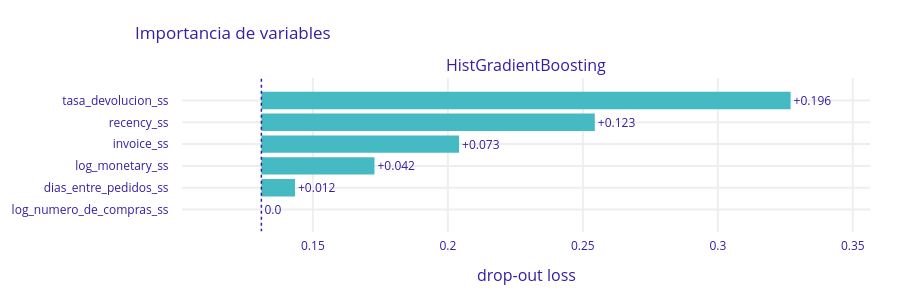

Notebook source saved alongside this figure:
### Markdown cell above
#### Global

### Code cell
# ============================================================
# CREAR EL EXPLAINER
# ============================================================

import joblib
import dalex as dx

# Cargamos el modelo desde el disco
modelo_final = joblib.load('modelo_random_search.pkl')

explainer = dx.Explainer(
    model  = modelo_final.best_estimator_.named_steps['algoritmo'],
    data   = val_x,
    y      = val_y.astype(float),
    label  = 'HistGradientBoosting'
)

# ============================================================
# GLOBAL — importancia de variables (para la presentación)
# ============================================================

vi = explainer.model_parts()
vi.plot(title='Importancia de variables')

### Figure 1 — Plotly figure (JSON) as saved in the notebook; plotly's stock layout.template omitted (floating-point values rounded to 4 significant figures)
{"data": [{"base": 0.1309, "hoverinfo": "text", "hoverlabel": {"bgcolor": "rgba(0,0,0,0.8)"}, "hovertext": ["Model: HistGradientBoosting loss after<br>variable: tasa_devolucion_ss is permuted: 0.327<br>Drop-out loss change: +0.196", "Model: HistGradientBoosting loss after<br>variable: recency_ss is permuted: 0.254<br>Drop-out loss change: +0.123", "Model: HistGradientBoosting loss after<br>variable: invoice_ss is permuted: 0.204<br>Drop-out loss change: +0.073", "Model: HistGradientBoosting loss after<br>variable: log_monetary_ss is permuted: 0.173<br>Drop-out loss change: +0.042", "Model: HistGradientBoosting loss after<br>variable: dias_entre_pedidos_ss is permuted: 0.143<br>Drop-out loss change: +0.012", "Model: HistGradientBoosting loss after<br>variable: log_numero_de_compras_ss is permuted: 0.131<br>Drop-out loss change: -0.0"], "marker": {"color": "#46bac2"}, "orientation": "h", "showlegend": false, "text": ["+0.196", "+0.123", "+0.073", "+0.042", "+0.012", "0.0"], "textposition": "outside", "type": "bar", "x": [0.196, 0.1235, 0.07322, 0.04189, 0.01244, 0], "xaxis": "x", "y": ["tasa_devolucion_ss", "recency_ss", "invoice_ss", "log_monetary_ss", "dias_entre_pedidos_ss", "log_numero_de_compras_ss"], "yaxis": "y"}], "layout": {"annotations": [{"font": {"size": 16}, "showarrow": false, "text": "HistGradientBoosting", "x": 0.5, "xanchor": "center", "xref": "paper", "y": 1, "yanchor": "bottom", "yref": "paper"}, {"font": {"size": 16}, "showarrow": false, "text": "drop-out loss", "x": 0.5, "xanchor": "center", "xref": "paper", "y": 0, "yanchor": "top", "yref": "paper", "yshift": -30}], "font": {"color": "#371ea3"}, "height": 303, "margin": {"b": 71, "r": 30, "t": 78}, "shapes": [{"line": {"color": "#371ea3", "dash": "dot", "width": 1.5}, "type": "line", "x0": 0.1309, "x1": 0.1309, "xref": "x", "y0": -1, "y1": 6, "yref": "y"}], "title": {"text": "Importancia de variables", "x": 0.15}, "xaxis": {"anchor": "y", "automargin": true, "domain": [0, 1], "fixedrange": true, "gridwidth": 2, "range": [0.1015, 0.3564], "tickcolor": "white", "ticklen": 3, "ticks": "outside", "type": "linear", "zeroline": false}, "yaxis": {"anchor": "x", "automargin": true, "autorange": "reversed", "domain": [0, 1], "fixedrange": true, "gridwidth": 2, "tickcolor": "white", "ticklen": 10, "ticks": "outside", "type": "category"}}}
